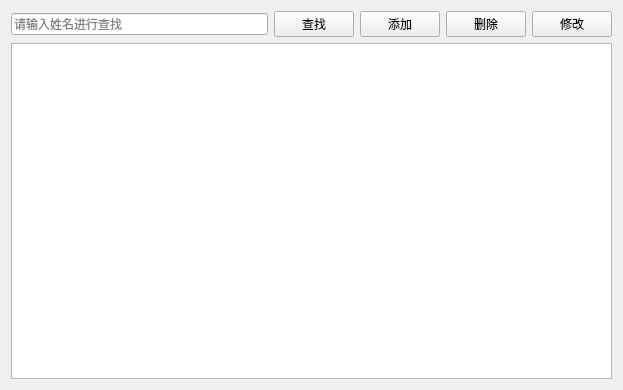
<?xml version="1.0" encoding="UTF-8"?>
<ui version="4.0">
 <class>PatientView</class>
 <widget class="QWidget" name="PatientView">
  <property name="geometry">
   <rect>
    <x>0</x>
    <y>0</y>
    <width>623</width>
    <height>390</height>
   </rect>
  </property>
  <property name="windowTitle">
   <string>患者管理</string>
  </property>
  <layout class="QVBoxLayout" name="verticalLayout">
   <item>
    <layout class="QHBoxLayout" name="horizontalLayout">
     <item>
      <widget class="QLineEdit" name="txtSearch">
       <property name="placeholderText">
        <string>请输入姓名进行查找</string>
       </property>
      </widget>
     </item>
     <item>
      <widget class="QPushButton" name="btnSearch">
       <property name="text">
        <string>查找</string>
       </property>
       <property name="icon">
        <iconset resource="images.qrc">
         <normaloff>:/icons/images/search.png</normaloff>:/icons/images/search.png</iconset>
       </property>
      </widget>
     </item>
     <item>
      <widget class="QPushButton" name="btnAdd">
       <property name="text">
        <string>添加</string>
       </property>
       <property name="icon">
        <iconset resource="images.qrc">
         <normaloff>:/icons/images/new.png</normaloff>:/icons/images/new.png</iconset>
       </property>
      </widget>
     </item>
     <item>
      <widget class="QPushButton" name="btnDel">
       <property name="text">
        <string>删除</string>
       </property>
       <property name="icon">
        <iconset resource="images.qrc">
         <normaloff>:/icons/images/delete.png</normaloff>:/icons/images/delete.png</iconset>
       </property>
      </widget>
     </item>
     <item>
      <widget class="QPushButton" name="btnEdit">
       <property name="text">
        <string>修改</string>
       </property>
       <property name="icon">
        <iconset resource="images.qrc">
         <normaloff>:/icons/images/edit.png</normaloff>:/icons/images/edit.png</iconset>
       </property>
      </widget>
     </item>
    </layout>
   </item>
   <item>
    <widget class="QTableView" name="tableView"/>
   </item>
  </layout>
 </widget>
 <resources>
  <include location="images.qrc"/>
 </resources>
 <connections/>
</ui>
